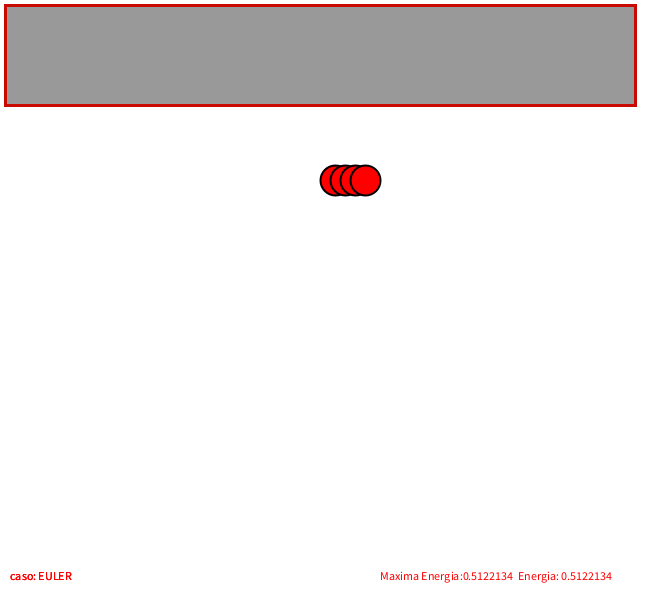
Frame 1 (no input)
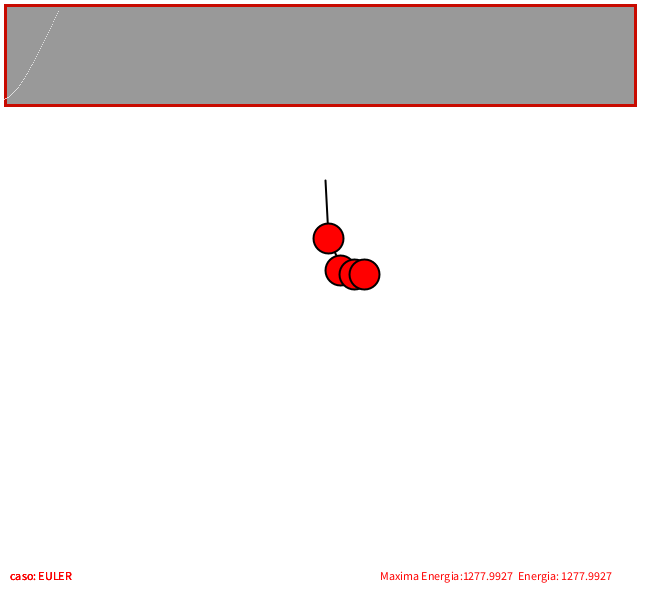
Frame 60 (the mouse pressed at the canvas centre just before this capture)
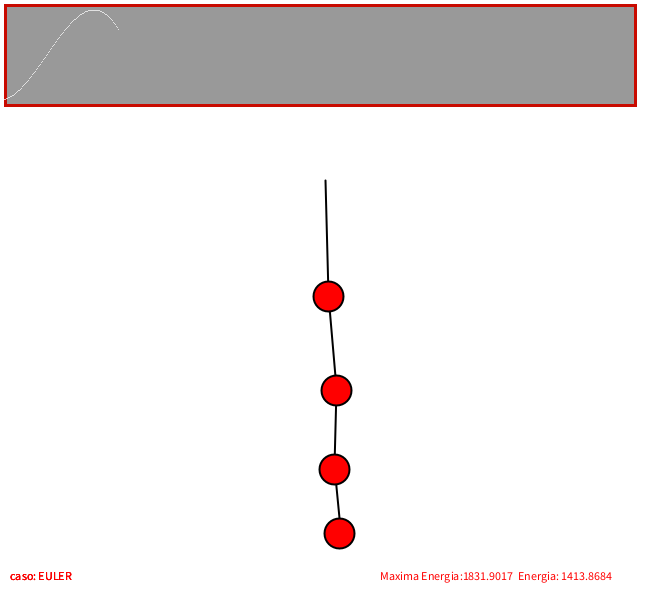
Frame 120 (the mouse held since frame 60 and released just before this capture)

The Processing sketch that drew these frames (run headless with seeded random() and noise(); from frame 60 on, the mouse is pressed at the canvas centre):

// Processing sketch: processing_150638
// ── processing_150638.pde


final int EULER1 = 0;
final int EULER_SEMI1 = 1;
final int RK21 = 2;
final int HEUN1 = 3;
final int NMUELLES = 4;

Extremo[] vExtr = new Extremo[NMUELLES+1];
Muelle[] vMuelles = new Muelle[NMUELLES];
final int Tam_Vent_X = 630, Tam_Vent_Y = 100;
float[] vE = new float[Tam_Vent_X];				// Energia del sistema (t)
			
int lmuelle = 10;								// Longitud del muelles						
int t = 0;
float maximo = 0;

int caso = 0;


void setup() {
  size(650, 600);
  // Create objects at starting location
  // Note third argument in Spring constructor is "rest length"
  
  //Inicializa las posiciones iniciales
  for (int i = 0; i < vExtr.length; i++) {
    vExtr[i] = new Extremo(width*0.5 + i*lmuelle, height*0.3);
  }
  //Establece los objetos muelle
  for (int i = 0; i < vMuelles.length; i++) {
    vMuelles[i] = new Muelle(vExtr[i], vExtr[i+1],lmuelle);
  }
}

void draw() {
  background(255); 
  float Etotal = 0;
  float vSuma = 0;
  
  for (Muelle s : vMuelles) {
    s.update();
    s.display();
  }
 
  for (int i = 1; i < vExtr.length; i++){ //el extremo 1 es fijo, por ello i=1
    //Modificamos la variable que le pasamos al update() según queramos EULER, EULER_SEMI, HEUN o RK2
    if (caso == 0){
        caso = EULER1;
        text("caso: EULER", 10, height-20);
    }
    else if (caso == 1){
      caso = EULER_SEMI1;
      text("caso: EULER-SEMI", 10, height-20);
    }
    else if (caso == 2){
      caso = RK21;
      text("caso: RK2", 10, height-20);
    }
    else if (caso == 3){
      caso = HEUN1;
      text("caso: HEUN", 10, height-20);
    }
      
    
    vExtr[i].update(caso);
    vExtr[i].display();
    vExtr[i].drag(mouseX, mouseY);
    
    //Recogemos la E.Cinetica de cada extremo
    Etotal += vExtr[i].Ecinetica;
    /*vSuma += vExtr[i].velocity.mag() * vExtr[i].velocity.mag();
    Etotal = (vSuma/2) * masa;*/
    
    if(maximo < Etotal)
       maximo = Etotal;
  }
  
  vE[t] = Etotal;
  text("Maxima Energia:" + maximo + "  Energia: " + vE[t], 380, 580);
  
 //Sacar los puntos para hacer las gráficas:
   plot_func(t, 5, 5, Tam_Vent_X, Tam_Vent_Y);
   t = (t + 1)%Tam_Vent_X;
}

//Funciones del mouse para hacer el drag:
void mousePressed() {
  for (Extremo b : vExtr) {
    b.clicked(mouseX, mouseY);
  }
}

void mouseReleased() {
  for (Extremo b : vExtr) {
    b.stopDragging();
  }
}

void keyPressed(){
  if(key == '1')
    caso = 0;
  if(key == '2')
    caso = 1;
  if(key == '3')
    caso = 2;
  if(key == '4')
    caso = 3;
    
}

void plot_func(int time, int cx, int cy, int rx, int ry)
{
  stroke(200, 10, 0);
  strokeWeight(3);
  fill(153);
  rect(cx, cy, rx, ry);
  stroke(200, 210, 0);
  
  
  strokeWeight(1);
  stroke(255);
 
  for(int i=0;i<time;i++)
   point (i, Tam_Vent_Y - (vE[i]/maximo)*Tam_Vent_Y*0.9) ;
  
 }

class Extremo { 
  PVector location;
  PVector velocity;
  PVector velocityMedia; //para RK2
  PVector velocityOld; //para Heun
  PVector acceleration; //Suma de tres aceleraciones
  float mass = 15, dt = 0.2;
  //Convergencia: Se demuestra que se reduce el error si los
  //incrementos de tiempo disminuyen.
  
  PVector gravity;
  float Ecinetica, Ep;
  
  // Arbitrary damping to simulate friction / drag 
  float damping = 0;

  // For mouse interaction
  PVector dragOffset;
  boolean dragging = false;

  // Constructor
  Extremo(float x, float y) {
    location = new PVector(x,y);
    velocity = new PVector();
    velocityMedia = new PVector();
    velocityOld = new PVector();
    acceleration = new PVector();
    dragOffset = new PVector();
    gravity = new PVector(0, 9.8);
  } 

  // Métodos de integracion:: A completar por el alumn@
  void update(int mode) {
    applyForce(gravity);
    
    switch(mode)
    {
      //Caso0: Euler explicito. Primero cálculo de posicion y luego velocidad
      case 0:
      // R = R + V * d(t)
      location.x = location.x + velocity.x * dt;
      location.y = location.y + velocity.y * dt;
      
      // V = V + A * d(t)
      velocity.x = velocity.x + acceleration.x * dt;
      velocity.y = velocity.y + acceleration.y * dt;
      
      acceleration = new PVector(0,0); //Reseteamos las fuerzas a 0 para que no se acomulen las aceleraciones
      
      
      //Caso1: Euler semi-implicito. Primero cálculo de velocidad y luego posición
      case 1: 
      // V = V + A * d(t)
      velocity.x = velocity.x + acceleration.x * dt;
      velocity.y = velocity.y + acceleration.y * dt;
      
      // R = R + V * d(t)
      location.x = location.x + velocity.x * dt;
      location.y = location.y + velocity.y * dt;
      
      acceleration = new PVector(0,0);
      break;
      
      
      
      //Caso2: RK2. Derivada en pto medio
      case 2:
      /* f(pto medio) = f(xi, yi) + [f'(xi, yi)/2] * dt
         y(i+1) = yi + f(pto medio) * dt
      */  
      velocity.x = velocity.x + acceleration.x * dt;
      velocity.y = velocity.y + acceleration.y * dt;
      
      velocityMedia.x = velocity.x + (acceleration.x * dt) / 2.0;
      velocityMedia.y = velocity.y + (acceleration.y * dt) / 2.0;
      
      location.x = location.x + ((velocity.x+velocityMedia.x)/2.0) * dt;
      location.y = location.y + ((velocity.y+velocityMedia.y)/2.0) * dt;
      
      acceleration = new PVector(0,0);
      break;
      
      
      
      //Caso3: Heun. yº(i+1) = yi + f(xi, yi)*dt
      case 3:
      /*yº(i+1) = yi + Pendiente *dt
        Pendiente = [f(xi,yi) + f(xi+1. yi+1)] / 2
      */
      
      //PVector aux=acceleration;
      //aux.mult(dt);
      //velocity.add(acceleration*dt)
      velocity.x = ((velocityOld.x + velocity.x) / 2.0) + acceleration.x * dt;
      velocity.y = ((velocityOld.y + velocity.y) / 2.0) + acceleration.y * dt;
      
      location.x = location.x + velocity.x * dt;
      location.y = location.y + velocity.y * dt;
      
      velocityOld.x = velocity.x; //Guardamos la velocidad anterior
      velocityOld.y = velocity.y;
      
      acceleration = new PVector(0,0);
      break;
    
    }
    // Ec = 1/2 * (m * v * v)
    Ecinetica = (0.5) * mass * pow(velocity.mag(),2);
    
    
  }

  // Newton's law: F = M * A
  void applyForce(PVector force) { //Carga en la aceleracion, la aceleracion correspondiente a cada una de las fuerzas
    PVector f = force.get();
    f.div(mass); //Divide la fuerza entre la masa = a
    acceleration.add(f);
  }


  // Draw 
  void display() { 
    stroke(0);
    strokeWeight(2);
    fill(255,0,0);
    if (dragging) {
      fill(50);
    }
    ellipse(location.x,location.y,mass*2,mass*2);
  } 

  // The methods below are for mouse interaction

  // This checks to see if we clicked on the mover
  void clicked(int mx, int my) {
    float d = dist(mx,my,location.x,location.y);
    if (d < mass) {
      dragging = true;
      dragOffset.x = location.x-mx;
      dragOffset.y = location.y-my;
    }
  }

  void stopDragging() {
    dragging = false;
  }

  void drag(int mx, int my) {
    if (dragging) {
      location.x = mx + dragOffset.x;
      location.y = my + dragOffset.y;
    }
  }
}


class Muelle { 

  // Location (direccion = x1 - x0, y1 - y0)
  PVector anchor = new PVector();

  // Rest length and spring constant
  float len;
  float k = 0.52; //elongacion
  float mod;
  
  Extremo a;
  Extremo b;

  // Constructor
  Muelle(Extremo a_, Extremo b_, int l) {
    a = a_;
    b = b_;
    len = l; //Longitud de reposo
  } 

  // Calcular la fuerza del muelle: A completar por el alumn@
  void update() { 

    anchor = PVector.sub(b.location, a.location);
    mod = anchor.mag();
    anchor.normalize();
    
    /*
    Fuerza proporcional al desplazamiento (ley de Hooke) -sin amortiguación:
    ->Fk = ks*(Lactual − Lreposo)
    Fk = k * anchor * (mod - len);
    
    Modelos con amortiguación (damper):
    ->Fk_amort = Fk − kd*vmuelle
    */
     PVector FuerzaMuelleA=new PVector(0,0);
     PVector FuerzaMuelleB=new PVector(0,0);
     
     PVector Fk = PVector.mult(anchor, k * (mod - len));
     PVector Fk_amort = PVector.mult(a.velocity, a.damping);
     FuerzaMuelleA = PVector.sub(Fk, Fk_amort);
     //FuerzaMuelleA = PVector.mult(anchor, k * (mod - len)) - PVector.mult(a.damping, a.velocity);
   
     PVector FkB = PVector.mult(anchor, (-k) * (mod - len));
     PVector Fk_amortB = PVector.mult(b.velocity, b.damping);
     FuerzaMuelleB = PVector.sub(FkB, Fk_amortB);
     //FuerzaMuelleB = PVector.mult(anchor, (-k) * (mod - len)) - PVector.mult(a.damping, a.velocity);
    
     a.applyForce(FuerzaMuelleA);
     b.applyForce(FuerzaMuelleB);
    
    
  }


  void display() {
    strokeWeight(2);
    stroke(0);
    line(a.location.x, a.location.y, b.location.x, b.location.y);
  }
}
